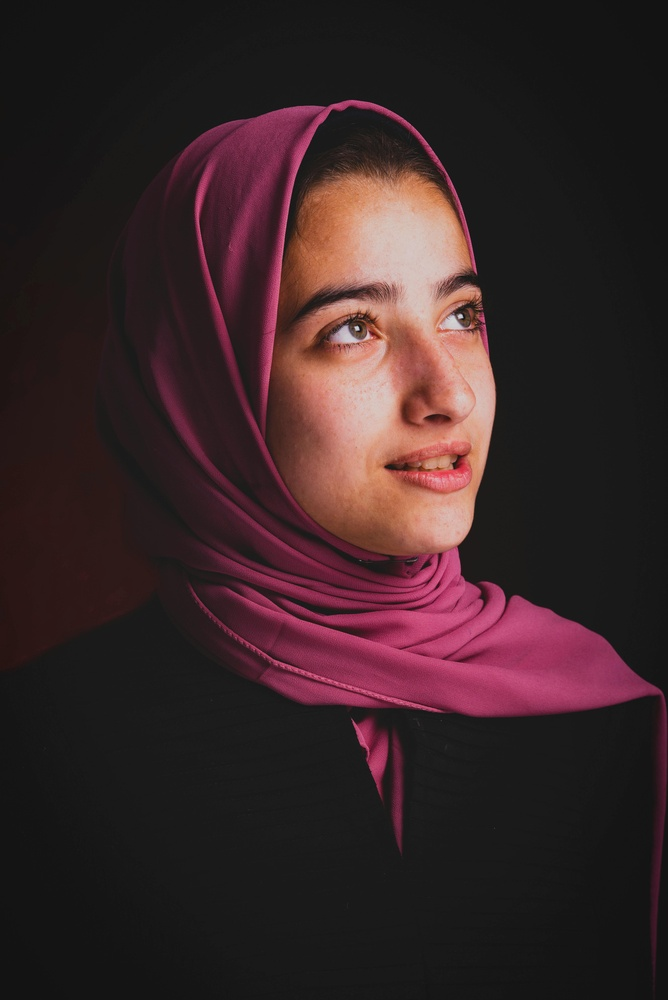
#> input picture image1.jpg, 668 x 1000 px, shrunk from 4016 x 6016 before the run
$ jupyter execute --allow-errors Lab_03.ipynb
#> lines starting #> are read from the running program, lines starting #| are printed output that depends on the picture
# Lab 3: Les histogrammes

## Import des bibliothèques

[cell 1]
import matplotlib.pyplot as plt
import cv2
import numpy as np

## Définition des fonctions

**Prétraitement et affichage: Définition de la fonction de plots qui affichera les graphes de la même manière sans avoir à réécrire les paramètres**

[cell 2]
def plot_image(image_1, image_2,title_1= "Orignal", title_2="New Image"):
    plt.figure(figsize=(10,10))
    plt.subplot(1, 2, 1)
    plt.axis("off")
    plt.imshow(image_1,cmap="gray")
    plt.title(title_1)
    plt.subplot(1, 2, 2)
    plt.imshow(image_2,cmap="gray")
    plt.title(title_2)
    plt.axis("off")
    plt.show()

**Histogrammes: Définition de la fonction qui trace les histogrammes de deux images**

[cell 3]
def plot_hist(old_image, new_image,title_old="Orignal", title_new="New Image"):
    intensity_values=np.array([x for x in range(256)])
    plt.subplot(1, 2, 1)
    plt.bar(intensity_values, cv2.calcHist([old_image],[0],None,[256],[0,256])[:,0],width = 5)
    plt.title(title_old)
    plt.grid()
    plt.xlabel('intensity')
    plt.subplot(1, 2, 2)
    plt.bar(intensity_values, cv2.calcHist([new_image],[0],None,[256],[0,256])[:,0],width = 5)
    plt.title(title_new)
    plt.grid()
    plt.xlabel('intensity')
    plt.show()

## Toy example

**Dans un premier temps nous testons l'affichage d'une matrice en noir et blanc chaque valeur represente l'intensité de la clareté de gris 0 noir, 1 gris et 2 blanc**

**puis nous retestons avec l'image de femme**

[cell 4]
toy_image = np.array([[0,2,2],[1,1,1],[1,1,2]],dtype=np.uint8)
plt.imshow(toy_image,cmap="gray")
plt.axis("off")
plt.show()
print("image de toy",toy_image)

**To DO**: histogramme des fréquences x= 0 à 5 et le deuxième vecteur représente la fréquence des nombres de x puis on affiche l'histogramme

[cell 5]
plt.bar([x for x in range(6)],[1,5,2,0,0,0])
plt.title('Histogramme des fréquences des nombres de 0 à 5')
plt.grid()
plt.show()
#> figure, not shown here; tallest bar 5 high, from x = 0.6 to 1.4

**Biensure en changeant les fréquence on change le resultat de l'histogramme**

[cell 6]
plt.bar([x for x in range(6)],[0,1,0,5,0,2])
plt.title('Histogramme des fréquences des nombres de 0 à 5')
plt.grid()
plt.show()
#> figure, not shown here; tallest bar 5 high, from x = 2.6 to 3.4

## Histogramme de niveau de gris

**Une image peut être divisée en deux aspects: Contrast (clair foncé) et colorimétrie (De quelle couleur s'agit il?)**

[cell 7]
femme = cv2.imread("image1.jpg")
#> femme is the input picture: shape (1000, 668, 3); mean B, G, R 39.1, 37.3, 56
plt.imshow(cv2.cvtColor(femme,cv2.COLOR_BGR2RGB))
plt.title("Image originale")
plt.axis("off")
plt.show()

**Dans cette Etape nous lisons une image en niveaux de gris à l'aide de open cv puis nous l'affichons à l'aide de la bibliothèque pyplot en gris**

[cell 8]
woman = cv2.imread('image1.jpg',cv2.IMREAD_GRAYSCALE)
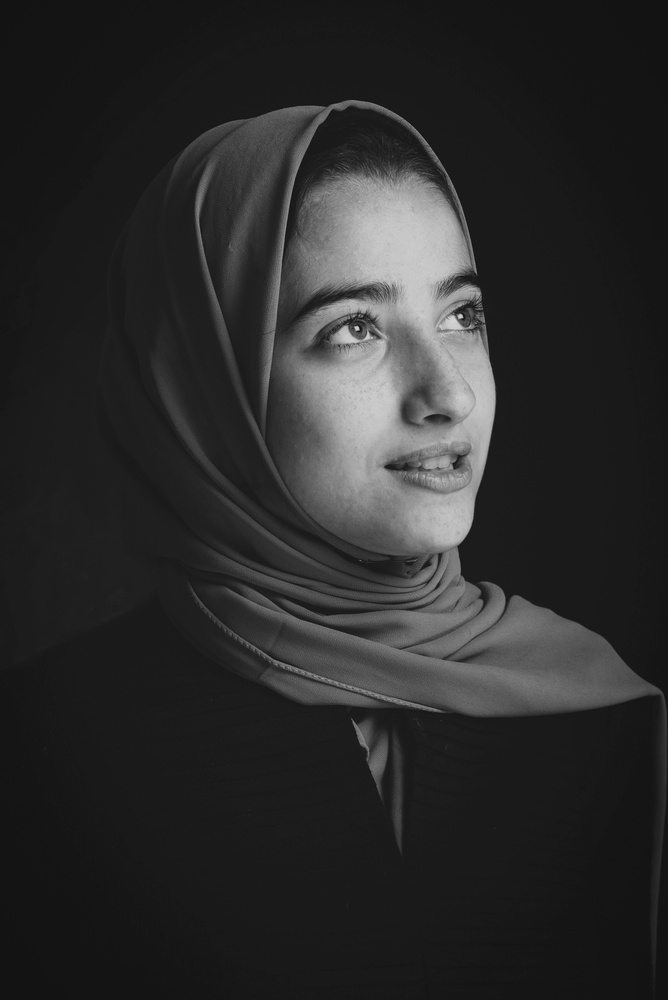
#> woman: shape (1000, 668); min 15, max 213, mean 43.1
plt.figure(figsize=(10,10))
plt.axis("off")
plt.title("Image en noir et blanc")
plt.imshow(woman,cmap="gray")
plt.show()

**Calculer les fréquences de l'histogramme de niveaux de gris de l'image**

[cell 9]
hist = cv2.calcHist([woman],[0],None,[256],[0,256])
#> hist = 256 values, max 96540 at index 26, min 0 at index 0, mean 2609.4

**Nous traçons maintenant cet histogramme**

[cell 10]
intesity_values = np.array([x for x in range(hist.shape[0])])
#> intesity_values = 256 values from 0 to 255
plt.grid()
plt.title("Histogramme en batons des intensités de gris du plus foncé au plus clair")
plt.bar(intesity_values,hist[:,0], width=5)
plt.show()
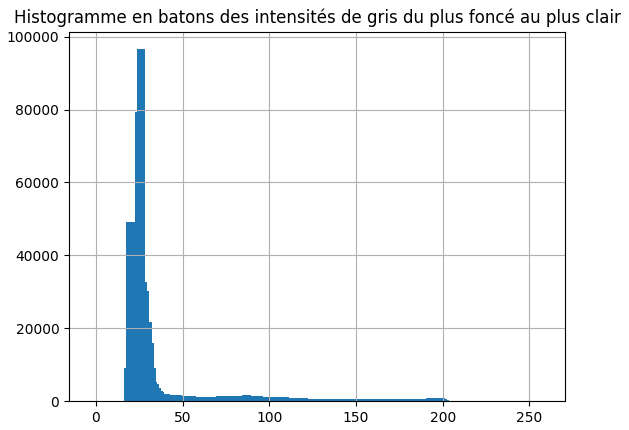
#> figure drawn by matplotlib, 1 panel; tallest bar 96540 high, from x = 23.5 to 28.5

Ce résultat implique qu'il y a plus de couleurs foncées que clair car les valeurs les plus fréquentes sont inférieirs à 40

**En normalisant le résultat nous obtenons forcémment une valeur inferieur à 1 qui n'est t'autre que la probabilité de masse**
Pour celà on divise par la taille totale (superficie = nb pixels de longeur x nb pixels de largeur)

[cell 11]
PMF = hist / (woman.shape[0] * woman.shape[1])
#> PMF = 256 values, max 0.145 at index 26, min 0 at index 0, mean 0.00391

Le tracé de la fonction continue associée se rapporte aux lois de probabilités mais pas de la loi normale car il y a des corrélation des ombres et des lumières

En analyse de données ceci represente le KDE

La normalisation respecte les données des fréquences et ne rapporte que leurs trace par une fonction continue

[cell 12]
plt.plot(intesity_values,hist)
plt.grid()
plt.title("histogramme")
plt.show()
#> figure, not shown here; curve peaks at x = 26, y = 96540

**Tout comme pour l'intentité des couleurs il est possible de tracer l'histogramme des chaines de couleurs**

**Ici Nous lisons une image en RGB et nous la rediffusons en utilisant les mêmes chaines de couleurs (nous obtenons l'image de base car c'est une image en RGB et non pas en CMYK ou autre type de channeling)**

[cell 13]
epice = cv2.imread("image2.jpg")
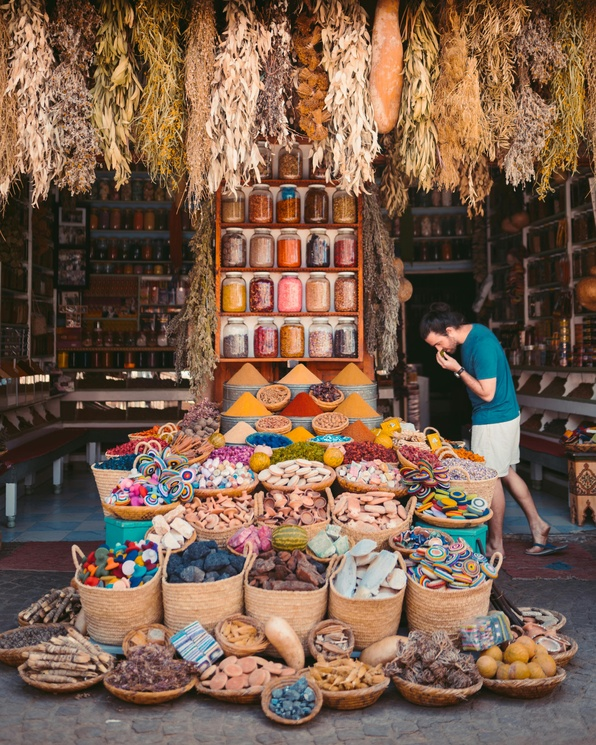
#> input picture image2.jpg, 596 x 745 px, shrunk from 3586 x 4482 before the run
#> epice is the input picture: shape (745, 596, 3); mean B, G, R 78.2, 96.4, 124.3
plt.imshow(cv2.cvtColor(epice,cv2.COLOR_BGR2RGB))
plt.title("Image originale")
plt.axis("off")
plt.show()

**Si nous faisons une boucle sur les couleurs rouge vert et bleu nous pouvons tracer les histogrammes de ces 3 couleurs dans l'image de base**

[cell 14]
color = ('blue','green','red')
for i, col in enumerate(color):
    histr = cv2.calcHist([epice],[i],None,[256],[0,256])
    plt.plot(intesity_values,histr,color=col,label=col+"channel")
    plt.xlim([0,256])
plt.legend()
plt.grid()
plt.title("Histogramme des chaines de couleurs")
plt.show()
#> figure, not shown here; curve peaks at x = 15, y = 6981; curve peaks at x = 26, y = 5992; curve peaks at x = 36, y = 2975

**Les tons bleus et verts ont tendances à modeliser les couleurs les lus sombres de l'image pierre bleu est très sombre**

**La couleur rouge est celle qui est la plus présente dans les zones les plus claires de l'image (le rouge est très mis en valeurset c'est lui qu'on remarque en premier)**

## Image négative

**L'image négative inverse l'histogramme des fréquances ainsi que les zones d'ombre et de clarté d'une image**

[cell 15]
neg_epice= -1 * epice + 255
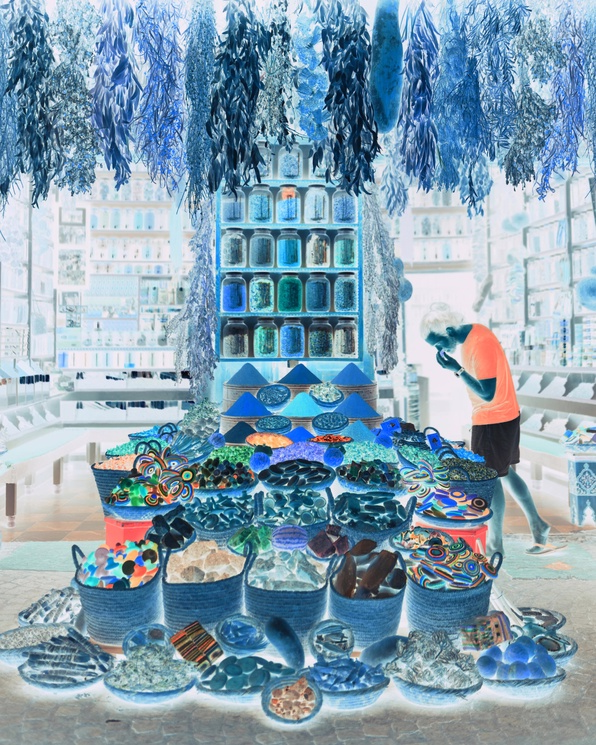
#> neg_epice: shape (745, 596, 3) int16; mean B, G, R 176.8, 158.6, 130.7
print("epice",epice)
#> (printed output is left out)

[cell 16]
print("image negative d'epice",neg_epice)
#> (printed output is left out)

**Il est temps de visualiser l'impacte de l'inverse sur les images**

[cell 17]
plt.figure(figsize=(10,10))
plt.subplot(1,2,1)
plt.imshow(epice,cmap="gray")
plt.axis("off")
plt.subplot(1,2,2)
plt.imshow(neg_epice,cmap="gray")
plt.axis("off")
plt.show()
#> figure, not shown here; B, G, R data is drawn as R, G, B
print("epice",epice)
#> (printed output is left out)

**Il est possible de dire que les deux images sont complementaires par rapport à 256 si on somme les deux matrices on obtient une image d'une seule couleur en entier **

Il est possible d'appliqer cette transformation à plusieurs dommaines comme le monde du cinéma et de la photographie pro mais specialement dans le dommaine de l'imagerie médicale.

## Luminosité et ajustement du contrast

Le contrast a donné le mot contraire et c'est la distance entre la couleur la plus foncée et la couleur la plus clair (amplitude)

le contrast et la luminosité peuvent être modifiés séparément (mais pas dans le cas de la photographie pro pour avoir un résultat harmonieux) à travers de deux paramètres

[cell 18]
alpha = 1 # contrast
beta = 100 #luminosité
new_image = cv2.convertScaleAbs(woman,alpha=alpha,beta=beta)
plot_image(woman,new_image,"Original","Avec changement de luminosité")

**Il est clair que l'image avec augmentation de luminosité est plus lumineuse**

[cell 19]
plt.figure(figsize=(10,5))
plot_hist(woman,new_image,"Original","Augmentation luminosité")

**De même pour le contrast nous pouvons le modifier à travers la valeurs alpha**

[cell 20]
alpha = 2 # contrast
beta = 0 #luminosité
new_image = cv2.convertScaleAbs(woman,alpha=alpha,beta=beta)
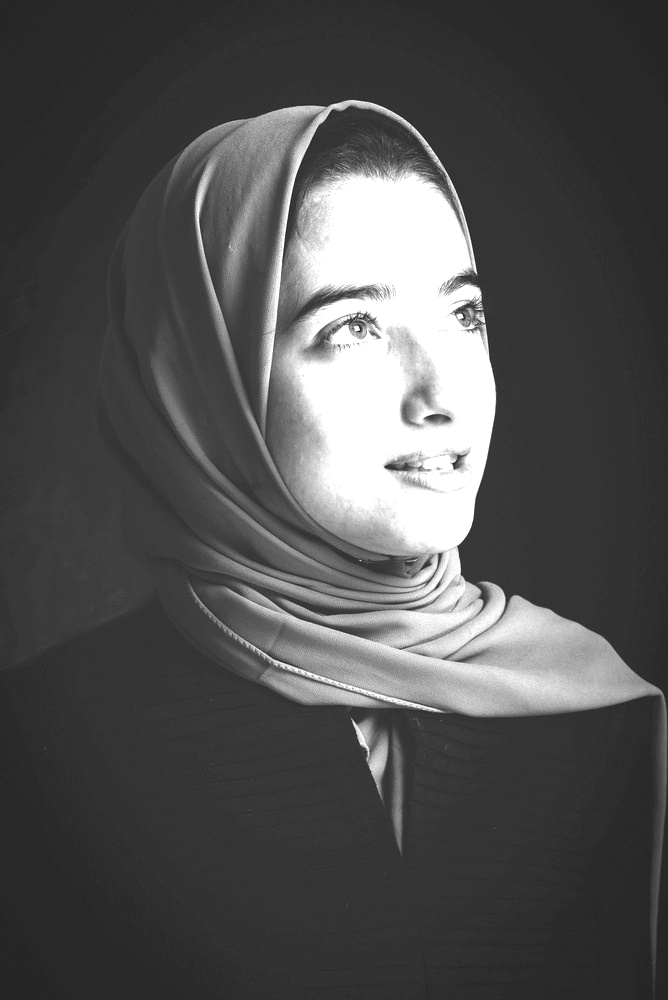
#> new_image: shape (1000, 668); min 30, max 255, mean 81
plot_image(woman,new_image,"Original","Avec changement de contrast")

Il est clair que les zones plus claires deviennent plus claires et les zones plus foncées deviennent plus foncées => c'est l'amplitude entre la couleur la plus foncée et la plus claire qui augmente ainsi les démarcations sont plus nettes et les changements de couleurs plus rapides

## Histogramme égalisé

[cell 21]
alpes = cv2.imread("image5.jpg",cv2.IMREAD_GRAYSCALE)
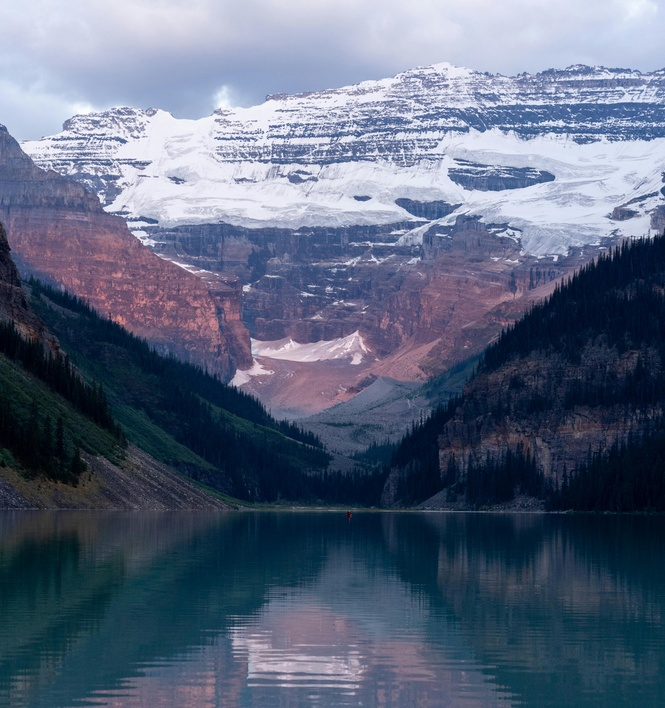
#> input picture image5.jpg, 665 x 708 px, shrunk from 4000 x 4258 before the run
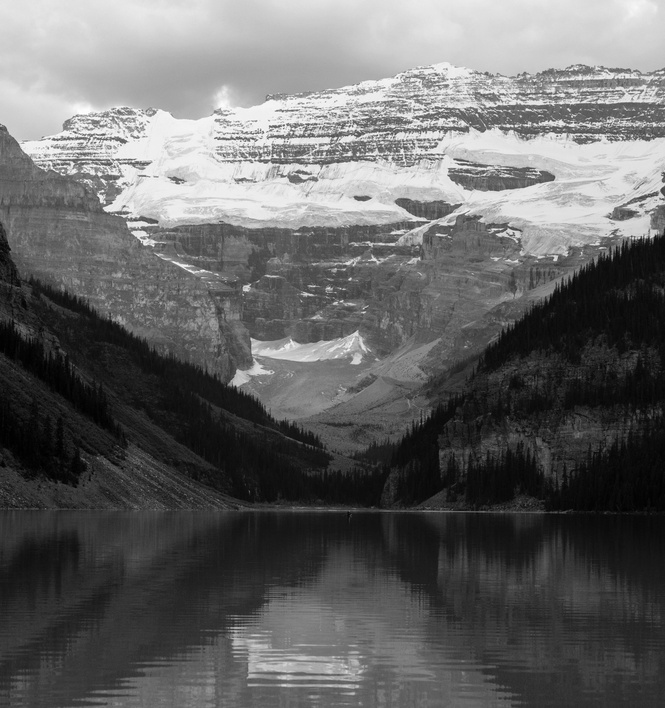
#> alpes: shape (708, 665); min 0, max 255, mean 101.8
new_image = cv2.equalizeHist(alpes)
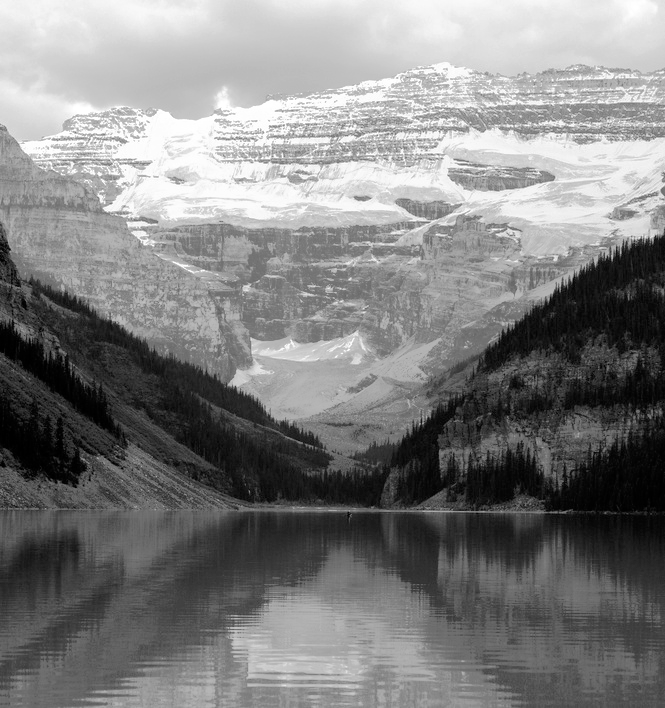
#> new_image: shape (708, 665); min 0, max 255, mean 128.2
plot_image(alpes,new_image,"image originale","imageeg egalisée")

**L'image égalisée a moins de détails car l'égalisation aplatit et égalise (réduit le contraste et donc rapprocheles gris de l'histogramme pour qu'ils fassent une couleur plus proche)**

**Par exemple sur l'eau il y a le même gris et moins de variations et donc on perd les détails**

**On remarque que l'image égalisée est plus dans clair ceci laisse à croire que l'égalisation a tiré les couleurs foncées vers le clair et non l'inverse**

[cell 22]
plt.figure(figsize=(10,5))
plot_hist(alpes,new_image,"image originale","imageeg egalisée")

**L'histogramme confirme que l'égalisation élimine la diversité du spectre, diminue le contraste les valeurs égalisées sont toutes hautes**

**les rectangles indiquent une modifications numériques sur l'image originale**

**L'égalisation augmente la taille des pixels**

## Thresholding et segmentation simple

[cell 23]
def thresholding(input_img,threshold,max_value=255,min_value=0):
#> called with input_img = array of shape (3, 3), threshold = 1, max_value = 2, min_value = 0
    N,M=input_img.shape
    image_out=np.zeros((N,M),dtype=np.uint8)

    for i in range(N):
        for j in range(M):
            if input_img[i,j]>threshold:
                image_out[i,j]=max_value
            else:
                image_out[i,j]=min_value
    return image_out

[cell 24]
toy_image
threshold=1
max_value=2
min_value=0
threshold_toy = thresholding(toy_image,threshold,max_value,min_value)

[cell 25]
threshold_toy

[cell 26]
plt.figure(figsize=(10,10))
plt.subplot(1,2,1)
plt.imshow(toy_image,cmap="gray")
plt.title("Originale")
plt.subplot(1,2,2)
plt.imshow(threshold_toy,cmap="gray")
plt.title("Threshold image")
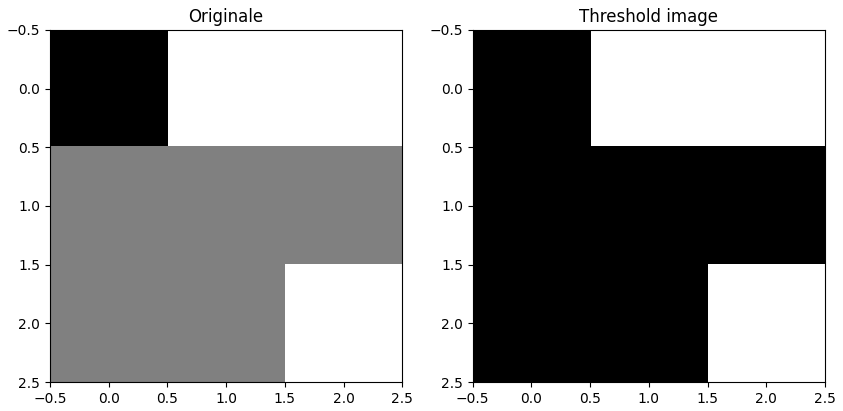
#> figure drawn by matplotlib, 2 panels

**Le threshold est un filtre à seuil qui arrondi au max à partir d'un certain seuil et au min si la valeur est inferieur au seuil, l'image est en noir soit blanc sans les gris**

### Application

[cell 27]
image = cv2.imread("image3.jpg",cv2.IMREAD_GRAYSCALE)
#> (the rest of this cell did not finish here and is left out)

[cell 28]
hist = cv2.calcHist([image],[0],None,[256],[0,256])
#> hist = 256 values from 0 to 0
plt.bar(intesity_values,hist[:,0],width=5)
plt.grid()
plt.title("Histogramme")
plt.show()
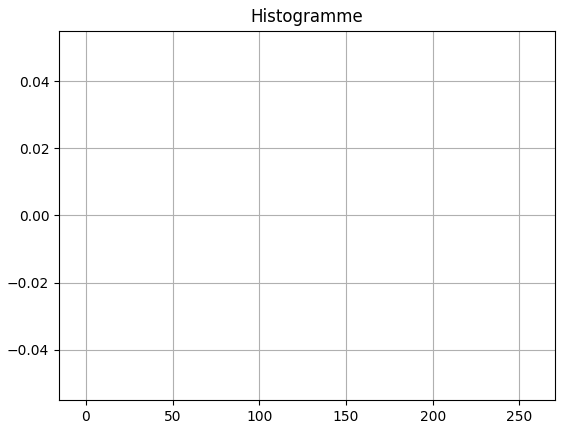
#> figure drawn by matplotlib, 1 panel

**Les pics indiquent les couleurs prédominantes**

[cell 29]
threshold = 150
max_value = 255
min_value = 0
#> (the rest of this cell did not finish here and is left out)

plot_image(image,new_image,"originale","threshold")

**Un threshold très haut donnera une image très sombre: le seuil de décision sera trop élévé et enverra les pixel en noir:0**

**À l'inverse un thresholding trop bas les pixels seront majoritèrement mis à 1 donc seront blancs**

**En se basant sur l'histogramme j'ai choisi une valeur qui divise bien en 2 pour quand même distinguer quelques details**

[cell 30]
ret,tresh = cv2.threshold(image,threshold,max_value,cv2.THRESH_BINARY)
#> ret = 150
#> (the rest of this cell did not finish here and is left out)

plot_hist(image,new_image,"Image","Image threshold")
